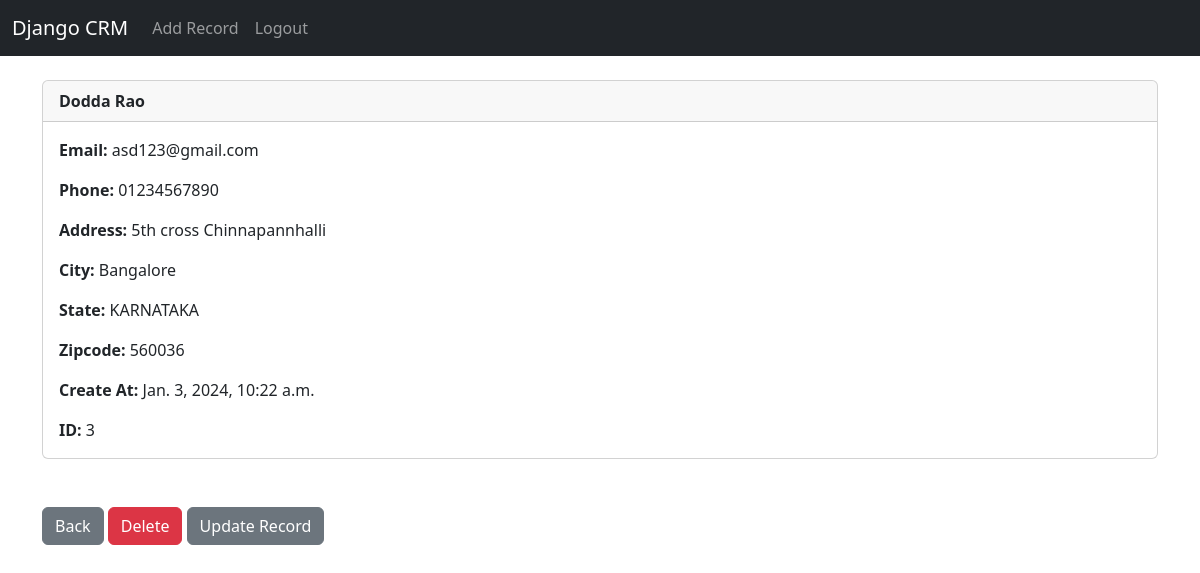
Screenshot of /record/3 (signed in) with the database file from the repository.
### app1/models.py (models this page shows, shortened)
class Record(models.Model):
	created_at = models.DateTimeField(auto_now_add=True)
	first_name = models.CharField(max_length=50)
	last_name =  models.CharField(max_length=50)
	email =  models.CharField(max_length=100)
	phone = models.CharField(max_length=15)
	address =  models.CharField(max_length=100)
	city =  models.CharField(max_length=50)
	state =  models.CharField(max_length=50)
	zipcode =  models.CharField(max_length=20)

### app1/views.py (the view)
# urls.py: path('record/<int:pk>', views.customer_record, name='record'),
def customer_record(request, pk):
	if request.user.is_authenticated:
		customer_record = Record.objects.get(id=pk)
		return render(request, 'app1/record.html', {'customer_record':customer_record})
	else:
		messages.success(request, "You Must Be Logged In To View That Page...")
		return redirect('home')

### app1/templates/app1/record.html
{% extends 'app1/base.html' %}
{% block content %}
<div class="card">
  <div class="card-header"><strong>
    	{{ customer_record.first_name }}
		{{ customer_record.last_name }}</strong>
  </div>
  <div class="card-body">
<p class="card-text">
<strong>Email: </strong>{{ customer_record.email }}</p>
<p class="card-text">
<strong>Phone: </strong>{{ customer_record.phone }}
</p>
<p class="card-text">
<strong>Address: </strong>{{ customer_record.address }}</p>
<p class="card-text">
<strong>City: </strong>{{ customer_record.city }}</p>
<p class="card-text">
<strong>State: </strong>{{ customer_record.state }}</p>
<p class="card-text">
<strong>Zipcode: </strong>{{ customer_record.zipcode }}</p>
<p class="card-text">
<strong>Create At: </strong>{{ customer_record.created_at }}</p>
<p class="card-text">
<strong>ID: </strong>{{ customer_record.id }}</p>
  </div>
</div>
<br/><br/>
<a href="{% url 'home' %}" class="btn btn-secondary">Back</a>
<a href="{% url 'delete_record' customer_record.id %}" class="btn btn-danger">Delete</a>
<a href="{% url 'update_record' customer_record.id %}" class="btn btn-secondary">Update Record</a>
{% endblock %}

### rows the page displays
Record: first_name "Dodda", last_name "Rao", email "asd123@gmail.com", phone "01234567890", address "5th cross Chinnapannhalli", city "Bangalore", state "KARNATAKA", zipcode "560036", created_at "Jan. 3, 2024, 10:22 a.m.", id "3"
